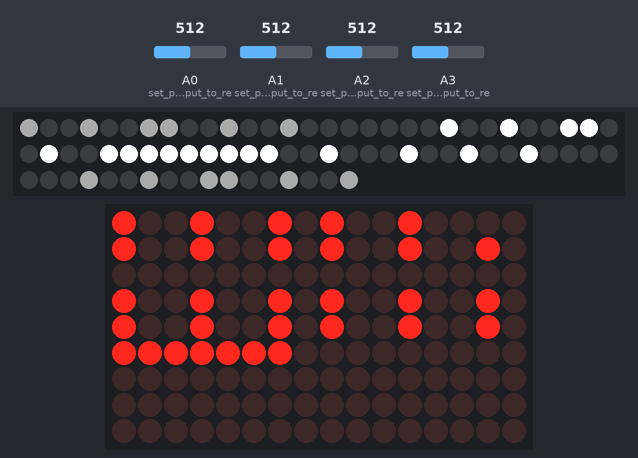
Bench run of a sketch on a simulated Arduino Uno, built with avr-gcc and run on an emulated ATmega328P. Shown: 77 RGB LEDs in strip order, left to right, continuing on the next row, 16×9 LED matrix. The test bench sets the inputs (shaded band); at power-on: A0 (set_pin_A0_as_input_to_re) = 512, A3 (set_pin_A3_as_input_to_re) = 512, A1 (set_pin_A1_as_input_to_re) = 512, A2 (set_pin_A2_as_input_to_re) = 512.

Above: at 1.2 s.
1.3 s: A0 (set_pin_A0_as_input_to_re) set to 653
3.0 s: A0 (set_pin_A0_as_input_to_re) set to 684
At 4.54 s:
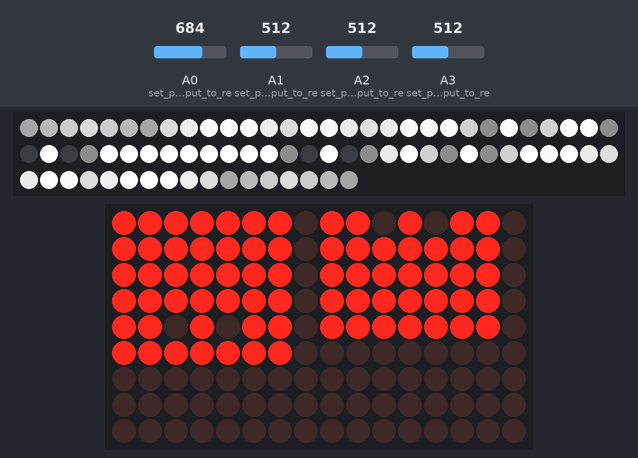
5.5 s: A3 (set_pin_A3_as_input_to_re) set to 654
7.7 s: A3 (set_pin_A3_as_input_to_re) set to 680
At 9.3 s:
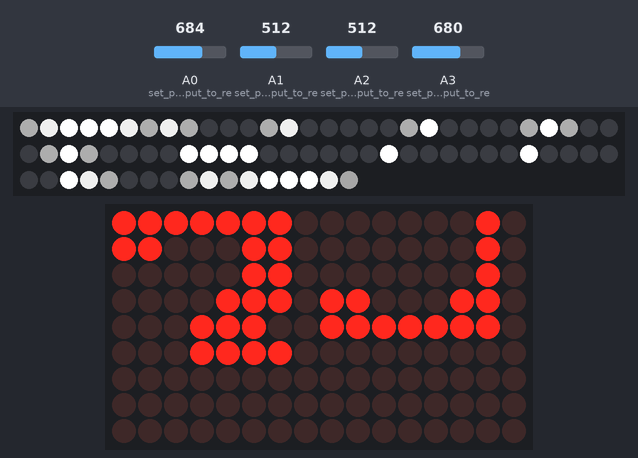
9.5 s: A3 (set_pin_A3_as_input_to_re) set to 390
At 10.97 s:
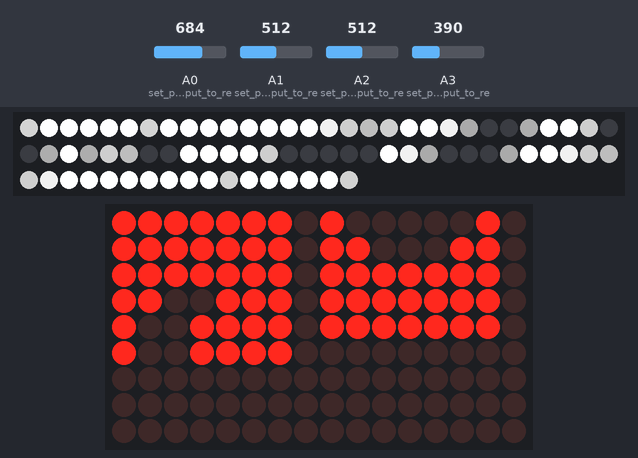
12.5 s: A3 (set_pin_A3_as_input_to_re) set to 367
15.5 s: A3 (set_pin_A3_as_input_to_re) set to 345
At 17.0 s:
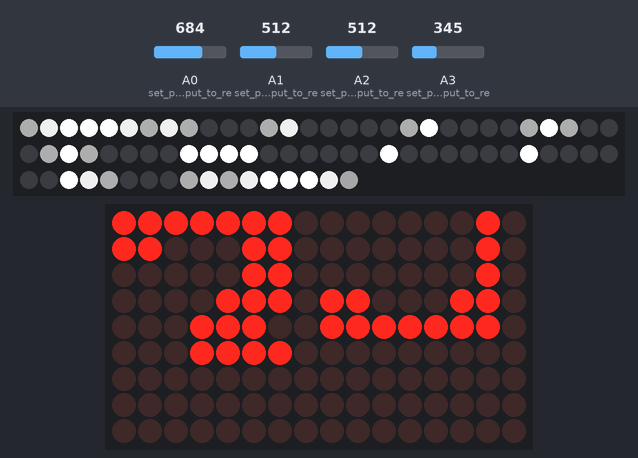

The sketch:

ARDUINO_shifter_knob_with_11x7_display.ino
```cpp
// Simple project using Arduino UNO with Pimoroni 7x11px LED Matrix Display to display current gear for the manual transmission cars
// however, since the Pimoroni display is not supported on WOKWI, I´m simulating this display with NeoPixel canvas
// please watch all 3 youtube videos to understand all details

// created by upir, 2024
// youtube channel: https://www.youtube.com/upir_upir

// YouTube video: https://youtu.be/HcP48uCBzDQ
// Source files: https://github.com/upiir/pimoroni_11x7_display_in_gear_shifter
// Wokwi simulation: https://wokwi.com/projects/395488320396224513

// YouTube video part 1: https://youtu.be/QixtxaAda18
// YouTube video part 2: https://youtu.be/sZZFgSmYJjc

// Links from the video:
// Bambu Lab A1 mini 3D Printer: https://shareasale.com/r.cfm?b=2420414&u=3422904&m=138211&urllink=&afftrack=
// MOMO shifter knob: https://s.click.aliexpress.com/e/_DnKeTPb
// Pimoroni 7x11px LED Matrix Display: https://shop.pimoroni.com/products/11x7-led-matrix-breakout?variant=21791690752083
// Online Image Converter: https://lvgl.io/tools/imageconverter
// Breadboard wires: https://s.click.aliexpress.com/e/_Dkbngin
// Arduino UNO R3: https://s.click.aliexpress.com/e/_AXDw1h
// Arduino breadboard prototyping shield: https://s.click.aliexpress.com/e/_DlxEfPX
// Photopea (online graphics editor like Photoshop): https://www.photopea.com/

#include <Wire.h> // wire library is required for IIC/I2C communication
#include <Adafruit_GFX.h> // adafruit GFX is required for the IS31FL3731 chip
#include <Adafruit_IS31FL3731.h> // library for Pimoroni 11x7px LED matrix display (and Adafruit 16x9 LED matrix display)
#include <Adafruit_NeoPixel.h> // library for NeoPixels - only used for testing on WOKWI

Adafruit_IS31FL3731 ledmatrix = Adafruit_IS31FL3731(); // initialization of the Pimoroni 11x7px display

#define PIN_NEO_PIXEL 6  // Arduino pin that connects to NeoPixel
#define NUM_PIXELS 77 // The number of LEDs (pixels) on NeoPixel

Adafruit_NeoPixel NeoPixel(NUM_PIXELS, PIN_NEO_PIXEL, NEO_GRB + NEO_KHZ800); // set the NeoPixel (canvas) initialization, only used for WOKWI simulation

// our canvas for pimoroni 11x7px LED matrix display
byte canvas_7x11px[] = { // will be overwritten later on
  0, 0, 0, 0, 0, 0, 0,
  0, 0, 0, 0, 0, 0, 0,
  0, 0, 0, 0, 0, 0, 0,
  0, 0, 0, 0, 0, 0, 0,
  0, 0, 0, 0, 0, 0, 0,
  0, 0, 0, 0, 0, 0, 0,
  0, 0, 0, 0, 0, 0, 0,
  0, 0, 0, 0, 0, 0, 0,
  0, 0, 0, 0, 0, 0, 0,
  0, 0, 0, 0, 0, 0, 0,
  0, 0, 0, 0, 0, 0, 0
};


byte gear_r_map[] = {
  0xff, 0xff, 0xff, 0xff, 0xff, 0xcc, 0x33,
  0xff, 0x00, 0x00, 0x00, 0x00, 0x33, 0xcc,
  0xff, 0x00, 0x00, 0x00, 0x00, 0x00, 0xff,
  0xff, 0x00, 0x00, 0x00, 0x00, 0x33, 0xff,
  0xff, 0x00, 0x00, 0x00, 0x33, 0xff, 0x33,
  0xff, 0x00, 0x00, 0x33, 0xff, 0x33, 0x00,
  0xff, 0xff, 0xff, 0xff, 0x33, 0x00, 0x00,
  0xff, 0x00, 0x00, 0x33, 0xff, 0x33, 0x00,
  0xff, 0x00, 0x00, 0x00, 0x33, 0xff, 0x33,
  0xff, 0x00, 0x00, 0x00, 0x00, 0x33, 0xff,
  0xff, 0x00, 0x00, 0x00, 0x00, 0x00, 0xff,
};


byte gear_n_map[] = {
  0xff, 0xff, 0x33, 0x00, 0x00, 0x00, 0xff,
  0xff, 0x33, 0xff, 0x33, 0x00, 0x00, 0xff,
  0xff, 0x00, 0x33, 0xff, 0x33, 0x00, 0xff,
  0xff, 0x00, 0x00, 0x33, 0xff, 0x33, 0xff,
  0xff, 0x00, 0x00, 0x00, 0x33, 0xff, 0xff,
  0xff, 0x00, 0x00, 0x00, 0x00, 0x33, 0xff,
  0xff, 0x00, 0x00, 0x00, 0x00, 0x00, 0xff,
  0xff, 0x00, 0x00, 0x00, 0x00, 0x00, 0xff,
  0xff, 0x00, 0x00, 0x00, 0x00, 0x00, 0xff,
  0xff, 0x00, 0x00, 0x00, 0x00, 0x00, 0xff,
  0xff, 0x00, 0x00, 0x00, 0x00, 0x00, 0xff,
};


byte gear_5_map[] = {
  0xff, 0xff, 0xff, 0xff, 0xff, 0xff, 0xff,
  0xff, 0x00, 0x00, 0x00, 0x00, 0x00, 0x00,
  0xff, 0x00, 0x00, 0x00, 0x00, 0x00, 0x00,
  0xff, 0x00, 0x00, 0x00, 0x00, 0x00, 0x00,
  0xff, 0xff, 0xff, 0xff, 0xff, 0xcc, 0x33,
  0x00, 0x00, 0x00, 0x00, 0x00, 0x33, 0xcc,
  0x00, 0x00, 0x00, 0x00, 0x00, 0x00, 0xff,
  0x00, 0x00, 0x00, 0x00, 0x00, 0x00, 0xff,
  0x00, 0x00, 0x00, 0x00, 0x00, 0x33, 0xcc,
  0xff, 0x33, 0x00, 0x00, 0x33, 0xcc, 0x29,
  0xff, 0xff, 0xff, 0xff, 0xcc, 0x33, 0x00,
};

byte gear_4_map[] = {
  0x00, 0x00, 0x00, 0x00, 0x33, 0xff, 0x33,
  0x00, 0x00, 0x00, 0x33, 0xff, 0x33, 0x00,
  0x00, 0x00, 0x33, 0xff, 0x33, 0x00, 0x00,
  0x00, 0x33, 0xff, 0x33, 0x00, 0x00, 0x00,
  0x33, 0xff, 0x00, 0x00, 0x00, 0x00, 0x00,
  0xff, 0x33, 0x00, 0x00, 0x00, 0x00, 0xff,
  0xff, 0x00, 0x00, 0x00, 0x00, 0x00, 0xff,
  0xff, 0xff, 0xff, 0xff, 0xff, 0xff, 0xff,
  0x00, 0x00, 0x00, 0x00, 0x00, 0x00, 0xff,
  0x00, 0x00, 0x00, 0x00, 0x00, 0x00, 0xff,
  0x00, 0x00, 0x00, 0x00, 0x00, 0x00, 0xff,
};


byte gear_3_map[] = {
  0x33, 0xcc, 0xff, 0xff, 0xff, 0xcc, 0x33,
  0xcc, 0x33, 0x00, 0x00, 0x00, 0x33, 0xcc,
  0x00, 0x00, 0x00, 0x00, 0x00, 0x33, 0xff,
  0x00, 0x00, 0x00, 0x00, 0x33, 0xff, 0x33,
  0x00, 0x00, 0x00, 0x33, 0xff, 0x33, 0x00,
  0x00, 0x00, 0x00, 0xff, 0xff, 0xff, 0xff,
  0x00, 0x00, 0x00, 0x00, 0x00, 0x00, 0xff,
  0x00, 0x00, 0x00, 0x00, 0x00, 0x00, 0xff,
  0x00, 0x00, 0x00, 0x00, 0x00, 0x00, 0xff,
  0xcc, 0x33, 0x00, 0x00, 0x00, 0x33, 0xcc,
  0x33, 0xcc, 0xff, 0xff, 0xff, 0xcc, 0x29,
};


byte gear_2_map[] = {
  0x29, 0xcc, 0xff, 0xff, 0xff, 0xcc, 0x33,
  0xcc, 0x33, 0x00, 0x00, 0x00, 0x33, 0xcc,
  0x00, 0x00, 0x00, 0x00, 0x00, 0x00, 0xff,
  0x00, 0x00, 0x00, 0x00, 0x00, 0x33, 0xff,
  0x00, 0x00, 0x00, 0x00, 0x33, 0xff, 0x33,
  0x00, 0x00, 0x00, 0x33, 0xff, 0x33, 0x00,
  0x00, 0x00, 0x33, 0xff, 0x33, 0x00, 0x00,
  0x00, 0x33, 0xff, 0x33, 0x00, 0x00, 0x00,
  0x33, 0xff, 0x33, 0x00, 0x00, 0x00, 0x00,
  0xff, 0x33, 0x00, 0x00, 0x00, 0x00, 0x00,
  0xff, 0xff, 0xff, 0xff, 0xff, 0xff, 0xff,
};


byte gear_1_map[] = {
  0x00, 0x00, 0x33, 0xff, 0x00, 0x00, 0x00,
  0x00, 0x33, 0xff, 0xff, 0x00, 0x00, 0x00,
  0x33, 0xff, 0x33, 0xff, 0x00, 0x00, 0x00,
  0xff, 0x33, 0x00, 0xff, 0x00, 0x00, 0x00,
  0x00, 0x00, 0x00, 0xff, 0x00, 0x00, 0x00,
  0x00, 0x00, 0x00, 0xff, 0x00, 0x00, 0x00,
  0x00, 0x00, 0x00, 0xff, 0x00, 0x00, 0x00,
  0x00, 0x00, 0x00, 0xff, 0x00, 0x00, 0x00,
  0x00, 0x00, 0x00, 0xff, 0x00, 0x00, 0x00,
  0x00, 0x00, 0x00, 0xff, 0x00, 0x00, 0x00,
  0xff, 0xff, 0xff, 0xff, 0xff, 0xff, 0xff,
};

byte gear_h_pattern_map[] = {
  0x2e, 0x00, 0x00, 0x2e, 0x00, 0x00, 0x2e,
  0x2e, 0x00, 0x00, 0x2e, 0x00, 0x00, 0x2e,
  0x00, 0x00, 0x00, 0x00, 0x00, 0x00, 0x00,
  0xff, 0x00, 0x00, 0xff, 0x00, 0x00, 0xff,
  0xff, 0x00, 0x00, 0xff, 0x00, 0x00, 0xff,
  0xff, 0xff, 0xff, 0xff, 0xff, 0xff, 0xff,
  0xff, 0x00, 0x00, 0xff, 0x00, 0x00, 0x00,
  0xff, 0x00, 0x00, 0xff, 0x00, 0x00, 0xff,
  0x00, 0x00, 0x00, 0x00, 0x00, 0x00, 0x00,
  0x2e, 0x00, 0x00, 0x2e, 0x00, 0x00, 0x2e,
  0x2e, 0x00, 0x00, 0x2e, 0x00, 0x00, 0x2e,
};


const unsigned char* gear_images_array[] = {
	gear_r_map,
	gear_h_pattern_map, //gear_n_map,
  gear_1_map,
  gear_2_map,
  gear_3_map,
  gear_4_map,
  gear_5_map
};

// circle, 255 in the middle, 0 around the edges
byte bitmap_circle[] = {
  0x02, 0x0d, 0x17, 0x1b, 0x17, 0x0d, 0x02,
  0x1b, 0x30, 0x41, 0x47, 0x41, 0x30, 0x1b,
  0x3b, 0x5b, 0x74, 0x7d, 0x74, 0x5b, 0x3b,
  0x5b, 0x86, 0xa7, 0xb3, 0xa7, 0x86, 0x5b,
  0x74, 0xa7, 0xcf, 0xe0, 0xcf, 0xa7, 0x74,
  0x7d, 0xb3, 0xe0, 0xff, 0xe0, 0xb3, 0x7d,
  0x74, 0xa7, 0xcf, 0xe0, 0xcf, 0xa7, 0x74,
  0x5b, 0x86, 0xa7, 0xb3, 0xa7, 0x86, 0x5b,
  0x3b, 0x5b, 0x74, 0x7d, 0x74, 0x5b, 0x3b,
  0x1b, 0x30, 0x41, 0x47, 0x41, 0x30, 0x1b,
  0x02, 0x0d, 0x17, 0x1b, 0x17, 0x0d, 0x02,
};

// smoothstep function, will return value between 0-1
// based on - https://stackoverflow.com/questions/28889210/smoothstep-function
float smoothstep(float edge0, float edge1, float x)
{
  // Scale, bias and saturate x to 0..1 range
  x = constrain((x - edge0) / (edge1 - edge0), 0.0, 1.0);
  // Evaluate polynomial
  return x * x * (3 - 2 * x);
}


int offset = -200; // offset variable for animation
int offset_inc = 10; // offset increment for setting the speed of the animation

int animation_status = 0; // 0 = not playing

int current_gear = 0;  // -1 = R, 0 = N, 1 = 1, 2 = 2, ...
int previous_gear = 0; // previous gear, only play animations if the new gear is different from the previous gear

int gear_image = 0;


void setup() {

  pinMode(A0, INPUT); // set pin A0 as input to read analog voltage from the Hall Sensor
  pinMode(A1, INPUT); // set pin A1 as input to read analog voltage from the Hall Sensor
  pinMode(A2, INPUT); // set pin A2 as input to read analog voltage from the Hall Sensor
  pinMode(A3, INPUT); // set pin A3 as input to read analog voltage from the Hall Sensor

  NeoPixel.begin();  // initialize the NeoPixel object

  Serial.begin(9600);
  //Serial.println("ISSI swirl test");

  if (! ledmatrix.begin(0x75)) {
    //Serial.println("IS31 not found");
    //while (1); // commented out for the WOKWI simulation, since the Pimoroni display is not connected/supported on WOKWI
  }
  //Serial.println("IS31 found!");
}

void loop() { // main loop


  // calculating the current gear
  int hall_0_value = analogRead(A0); // read the analog value on pin A0, value will be between 0 - 1023
  int hall_1_value = analogRead(A1); // read the analog value on pin A1, value will be between 0 - 1023
  int hall_2_value = analogRead(A2); // read the analog value on pin A2, value will be between 0 - 1023
  int hall_3_value = analogRead(A3); // read the analog value on pin A3, value will be between 0 - 1023

  int percentage_value_0 = round(abs(hall_0_value - 512) / 5.12); // convert hall value to range 0-100%
  int percentage_value_1 = round(abs(hall_1_value - 512) / 5.12); // convert hall value to range 0-100%
  int percentage_value_2 = round(abs(hall_2_value - 512) / 5.12); // convert hall value to range 0-100%
  int percentage_value_3 = round(abs(hall_3_value - 512) / 5.12); // convert hall value to range 0-100%


/*  Serial.print(" A0: ");
  Serial.print(percentage_value_0);
  Serial.print(" A1: ");
  Serial.print(percentage_value_1);
  Serial.print(" A2: ");
  Serial.print(percentage_value_2);
  Serial.print(" A3: ");
  Serial.print(percentage_value_3);
  Serial.println("");*/


  // calculate the current gear
  // hall sensors are arranged like this
  //
  //   A0               A3
  //      1     3     5
  //      │     │     │
  //      ├─────┼─────┘
  //      │     │     │
  //      2     4     R
  //   A1               A2

  if (percentage_value_0 > 30 && percentage_value_3 > 30) {
    current_gear = 3; // 3rd gear
  }
  else if (percentage_value_1 > 30 && percentage_value_2 > 30) {
    current_gear = 4; // 4th gear
  }
  else if (percentage_value_0 > 30) {
    current_gear = 1; // 1st gear
  }
  else if (percentage_value_3 > 30) {
    current_gear = 5; // 5th gear
  }
  else if (percentage_value_1 > 30) {
    current_gear = 2; // 2nd gear
  }
  else if (percentage_value_2 > 30) {
    current_gear = -1; // reverse
  }
  else {
    current_gear = 0; // neutral
  }
  // ----------- end calculating the current gear

/*  Serial.print("current_gear: ");
  Serial.print(current_gear);
  Serial.print("   previous_gear: ");
  Serial.print(previous_gear);
  Serial.print("   animation_status: ");
  Serial.print(animation_status);
  Serial.print("   offset: ");
  Serial.println(offset);   */


  // determine if the play the animation
  if (animation_status == 0) { // no animation is currently playing
    if (current_gear != previous_gear) { // current gear is different = play the animation
      animation_status = 1;
      offset_inc = 10;
      gear_image = previous_gear;

    }
  }

  if (animation_status == 1) { // animation is playing
    if ((offset < 400) && (offset_inc > 0)) {
      offset = offset + offset_inc;
    } else {
      // switch images here
      gear_image = current_gear;
      offset_inc = -10;
    }

    if ((offset >= -200) && (offset_inc < 0)) {
      offset = offset + offset_inc;
    }

    if ((offset <= -200) && (offset_inc < 0)) {
      animation_status = 0;
      previous_gear = gear_image;
    }
  }


  // draw on our canvas
  for (uint8_t pixel = 0; pixel < 77; pixel++) {

    // smoothstep function(s)
    float smoothstep_inner = smoothstep(offset - 100, offset - 5, bitmap_circle[pixel]); // inner circle for smoothstep
    float smoothstep_outer = smoothstep(offset + 100, offset + 5, bitmap_circle[pixel]); // outer circle for smoothstep
    // reveal the image
    //float reveal_image = smoothstep_inner * bitmap_digit_3[pixel]; // revealing the "bitmap_digit_3" image
    float reveal_image = smoothstep_inner * gear_images_array[gear_image+1][pixel]; // revealing the "bitmap_digit_3" image

    canvas_7x11px[pixel] = constrain(reveal_image + (smoothstep_inner * smoothstep_outer * 255.0), 0, 255);
  }


  // Transfer the content of the 11x7 canvas to the 11x7 display
  // Since the Adafruit library is made for 16x9 display, we need to do this in two steps
  //
  // This is the placement of Pimoroni 11x7px content on Adafruit 16x9px canvas
  //
  // A => first half of the 11x7 content  - 7x6px
  // B => second half of the 11x7 content - 7x5px
  // empty => pixel not used
  //
  //
  //     0 0 0 0 0 0 0 0 0 0 1 1 1 1 1 1
  //     0 1 2 3 4 5 6 7 8 9 0 1 2 3 4 5
  //    ┌─┬─┬─┬─┬─┬─┬─┬─┬─┬─┬─┬─┬─┬─┬─┬─┐
  //   0│A│A│A│A│A│A│A│ │B│B│B│B│B│B│B│ │        Pimoroni 11x7px (7x11px)
  //    ├─┼─┼─┼─┼─┼─┼─┼─┼─┼─┼─┼─┼─┼─┼─┼─┤
  //   1│A│A│A│A│A│A│A│ │B│B│B│B│B│B│B│ │            ┌──┬───────────────┐
  //    ├─┼─┼─┼─┼─┼─┼─┼─┼─┼─┼─┼─┼─┼─┼─┼─┤            │O │ A A A A A A A │
  //   2│A│A│A│A│A│A│A│ │B│B│B│B│B│B│B│ │            │  │ A A A A A A A │
  //    ├─┼─┼─┼─┼─┼─┼─┼─┼─┼─┼─┼─┼─┼─┼─┼─┤      ┌─────┘  │ A A A A A A A │
  //   3│A│A│A│A│A│A│A│ │B│B│B│B│B│B│B│ │      │o 3-5V  │ A A A A A A A │
  //    ├─┼─┼─┼─┼─┼─┼─┼─┼─┼─┼─┼─┼─┼─┼─┼─┤      │o SDA   │ A A A A A A A │
  //   4│A│A│A│A│A│A│A│ │B│B│B│B│B│B│B│ │      │o SCL   │ A A A A A A A │
  //    ├─┼─┼─┼─┼─┼─┼─┼─┼─┼─┼─┼─┼─┼─┼─┼─┤      │o -     │ B B B B B B B │
  //   5│A│A│A│A│A│A│A│ │ │ │ │ │ │ │ │ │      │o GND   │ B B B B B B B │
  //    ├─┼─┼─┼─┼─┼─┼─┼─┼─┼─┼─┼─┼─┼─┼─┼─┤      └─────┐  │ B B B B B B B │
  //   6│ │ │ │ │ │ │ │ │ │ │ │ │ │ │ │ │            │  │ B B B B B B B │
  //    ├─┼─┼─┼─┼─┼─┼─┼─┼─┼─┼─┼─┼─┼─┼─┼─┤            │O │ B B B B B B B │
  //   7│ │ │ │ │ │ │ │ │ │ │ │ │ │ │ │ │            └──┴───────────────┘
  //    ├─┼─┼─┼─┼─┼─┼─┼─┼─┼─┼─┼─┼─┼─┼─┼─┤
  //   8│ │ │ │ │ │ │ │ │ │ │ │ │ │ │ │ │
  //    └─┴─┴─┴─┴─┴─┴─┴─┴─┴─┴─┴─┴─┴─┴─┴─┘
  //

  // this is step 1...
  for (uint8_t x = 0; x < 7; x++) {
    for (uint8_t y = 0; y < 6; y++) {
      ledmatrix.drawPixel(x, y, canvas_7x11px[y * 7 + x] / 4); // transfer first half of the picture
    }
  }
  // and this is step 2
  for (uint8_t x = 8; x < 15; x++) {
    for (uint8_t y = 0; y < 5; y++) {
      ledmatrix.drawPixel(x, y, canvas_7x11px[ (7 * 6) + y * 7 + (x - 8)] / 4); // transfer second half of the picture
    }
  }


  // Neopixel code below
  // neopixels are only used to simulate the content of the Pimoroni 11x7px display inside WOKWI emulator

  // clear neopixels
  NeoPixel.clear();  // set all pixel colors to 'off'. It only takes effect if pixels.show() is called
  // transfer the content of the 11x7 canvas to neopixels
  for (uint8_t pixel = 0; pixel < 77; pixel++) {
    NeoPixel.setPixelColor(pixel, NeoPixel.Color(canvas_7x11px[pixel], canvas_7x11px[pixel], canvas_7x11px[pixel]));
  }
  NeoPixel.show(); // show all the set pixels on neopixel canvas
}
```

Measured:
- the behaviour switches between 668 and 669 on A0 (set_pin_A0_as_input_to_re) (found by bisection; images 0 and 1)
- the behaviour switches between 668 and 669 on A3 (set_pin_A3_as_input_to_re) (found by bisection; images 1 and 2)
- the behaviour switches between 356 and 355 on A3 (set_pin_A3_as_input_to_re) (found by bisection; images 3 and 4)
- after the input at 1.3 s, every drawn part: stays the same
- after the input at 7.7 s, the display: first changes after 0.08 s (image 2 shows a later state)
- after the input at 15.5 s, the display: changes after 0.12 s (image 4)
